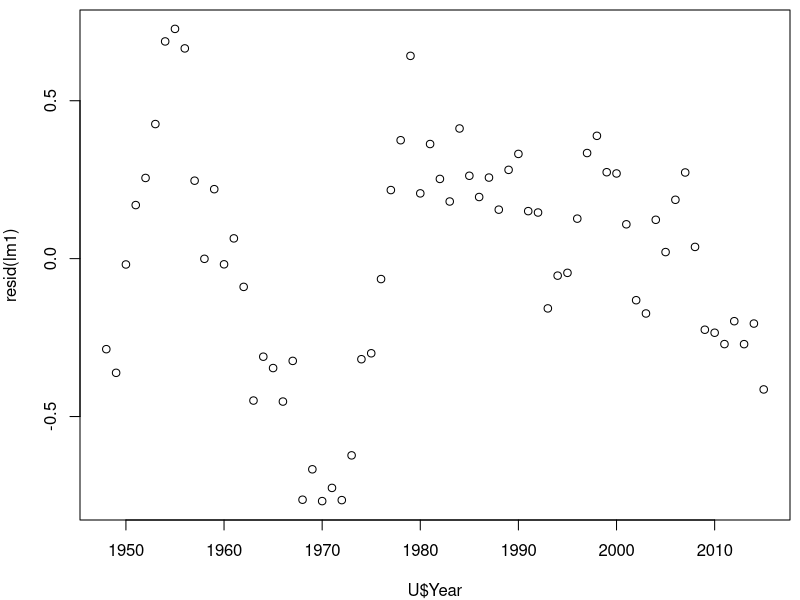
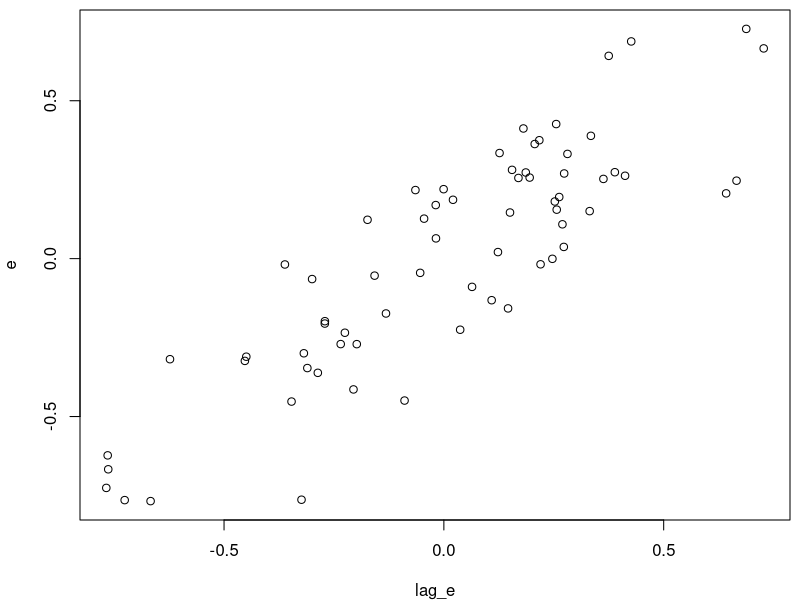

Generate these figures, in order, with R:
## ----setup,echo=F,results=F,cache=F--------------------------------------
# library(broman) # used for myround 
par(mai=c(0.8,0.8,0.1,0.1))

## ----reconstruct_variables,echo=F,eval=F---------------------------------
## U <- read.table(file="unemployment.csv",sep=",",header=TRUE)
## U_annual <- apply(U[,2:13],1,mean)
## U_detrended <- lm(U_annual~U$Year)$residuals
## L <- read.table(file="life_expectancy.txt",header=TRUE)
## L <- subset(L,L$Year %in% U$Year)
## L_fit <- lm(Total~Year,data=L)
## L_detrended <- L_fit$residuals

## ----lm1-----------------------------------------------------------------
U <- read.table(file="unemployment.csv",sep=",",header=TRUE)
U_annual <- apply(U[,2:13],1,mean)
U_detrended <- lm(U_annual~U$Year)$residuals
L <- read.table(file="life_expectancy.txt",header=TRUE)
L <- subset(L,L$Year %in% U$Year)
L_fit <- lm(Total~Year,data=L)
L_detrended <- L_fit$residuals
lm1 <- lm(L_detrended~U_detrended)

## ----lag_lm--------------------------------------------------------------
n <- length(resid(lm1))
e <- resid(lm1)[2:n]
lag_e <- resid(lm1)[1:(n-1)] # NOTE WE NEED 1:(n-1) NOT 1:n-1
lm2 <- lm(e~lag_e-1)
head(model.matrix(lm2),3)
summary(lm2)$coef

## ----timeplot_code,eval=F,echo=T-----------------------------------------
## plot(U$Year,resid(lm1))

## ----timeplot_plot,fig.width=3,fig.height=3.5,out.width="2in",echo=F-----
plot(U$Year,resid(lm1))

## ----lagplot_code,eval=F,echo=T------------------------------------------
## plot(lag_e,e)

## ----lagplot_plot,fig.width=3,fig.height=3.5,out.width="2in",echo=F------
plot(lag_e,e)

